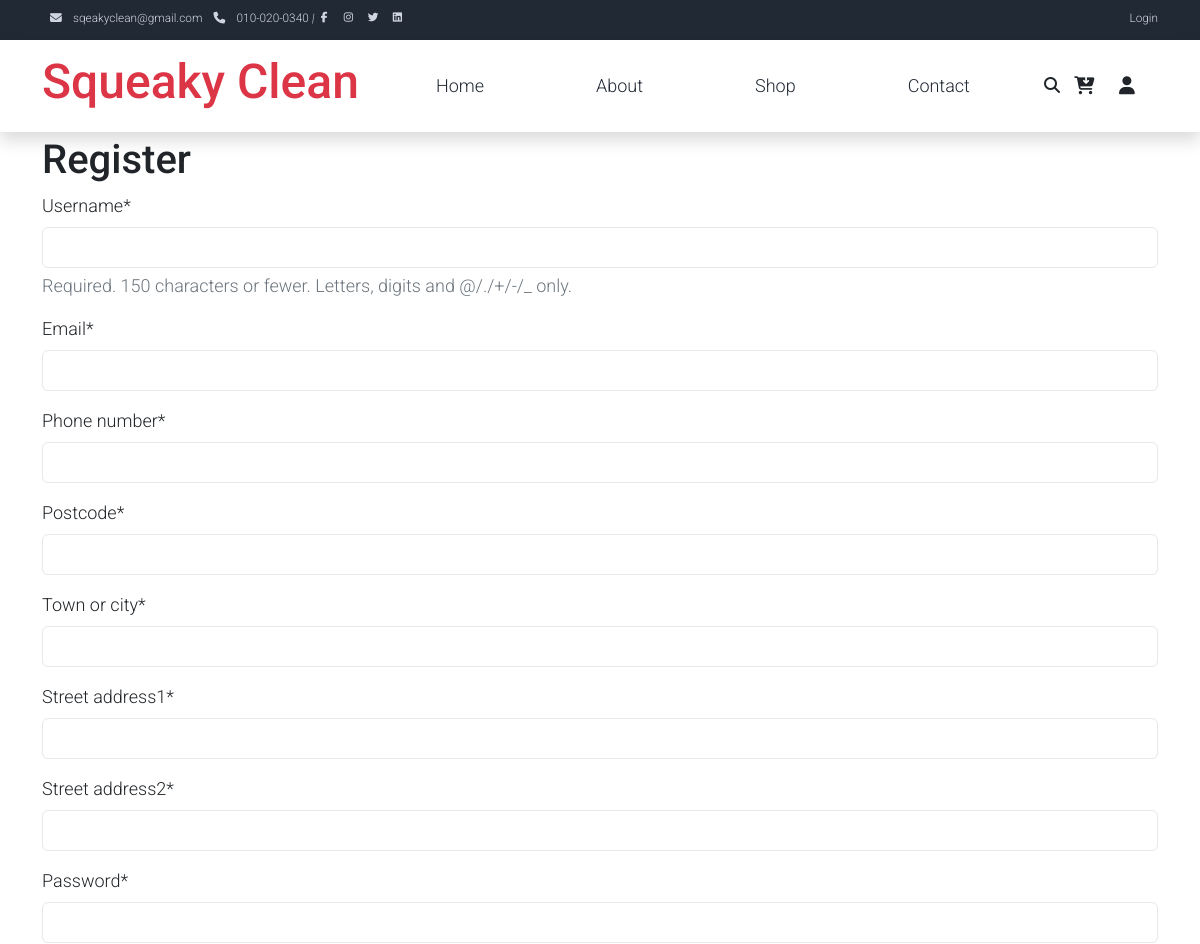
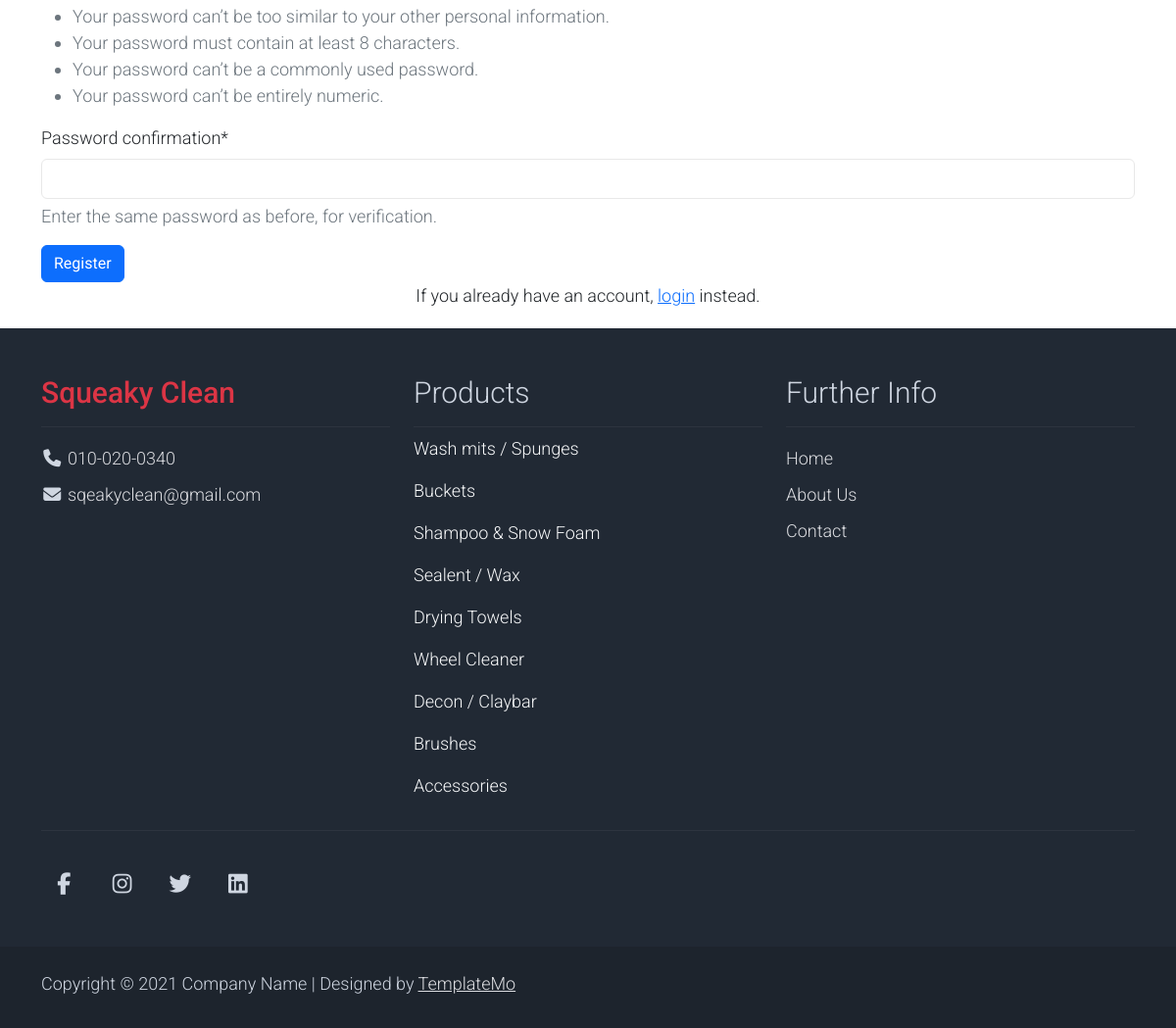
Screenshot of /register/ with the database file from the repository (2 pictures, top to bottom).
### products/models.py (models this page shows, shortened)
class Category(models.Model):
    class Meta:
        verbose_name_plural = 'Categories'
    name = models.CharField(max_length=254)
    friendly_name = models.CharField(max_length=254, null=True, blank=True)

### profile/views.py (the view)
# urls.py: path("register/", profile.views.register_request, name="register"),
def register_request(request):
    if request.method == "POST":
        form = SignUpForm(request.POST)
        if form.is_valid():
            user = form.save()
            login(request, user)
            messages.success(request, "Registration successful." )
            return redirect("register-success")
        else:
            messages.error(request, "Unsuccessful registration. Invalid information.")
            messages.error(request, form.errors)
    else:
        form = SignUpForm()
    categories = Category.objects.all
    return render (request=request, template_name="signup.html", context={"register_form":form,'categories':categories})

### profile/forms.py (shortened to what this page needs)
class SignUpForm(UserCreationForm):
    email = forms.EmailField(required=True)
    phone_number = forms.IntegerField(required=True)
    postcode = forms.CharField(required=True)
    town_or_city = forms.CharField(required=True)
    street_address1 = forms.CharField(required=True)
    street_address2 = forms.CharField()
    class Meta:
        model = User
        fields = (
            "username",
            "email",
            "phone_number",
            "postcode",
            "town_or_city",
            "street_address1",
            "street_address2",
            "password1",
            "password2",
        )

### bag/contexts.py (called while the page is built, shortened)
def bag_contents(request):
    bag_items = []
    total = 0
    product_count = 0
    bag = request.session.get('bag', {})
    if total < settings.FREE_DELIVERY_THRESHOLD:
        delivery = total * Decimal(settings.STANDARD_DELIVERY_PERCENTAGE / 100)
        free_delivery_delta = settings.FREE_DELIVERY_THRESHOLD - total
    else:
        delivery = 0
        free_delivery_delta = 0
    grand_total = delivery + total
    context = {
        'bag_items': bag_items,
        'total': total,
        'product_count': product_count,
        'delivery': delivery,
        'free_delivery_delta': free_delivery_delta,
        'free_delivery_threshold': settings.FREE_DELIVERY_THRESHOLD,
        'grand_total': grand_total,
    }
    return context

### templates/signup.html (shortened to what this page needs)
{% extends "base.html" %}
{% block content %}
{% load crispy_forms_tags %}
<div class="container py-1">
	<h1>Register</h1>
	<form method="POST">
		{{ register_form|crispy }}
		<button class="btn btn-primary" type="submit">Register</button>
	</form>
	<p class="text-center">If you already have an account, <a href="{% url 'login' %}">login</a> instead.</p>
</div>
{% endblock %}

### templates/base.html (shortened to what this page needs)
{% load static %}
<!DOCTYPE html>
<html lang="en">
<head>
{% block corecss %}
    <link href="https://cdn.jsdelivr.net/npm/bootstrap@5.2.0-beta1/dist/css/bootstrap.min.css" rel="stylesheet">
    <link rel="stylesheet" href="{% static '/css/templatemo.css' %}">
    <link rel="stylesheet" href="{% static '/css/custom.css' %}">
        <link rel="stylesheet" type="text/css" href="//cdn.jsdelivr.net/gh/kenwheeler/slick@1.8.1/slick/slick.css"/>
        <link rel="stylesheet" type="text/css" href="//cdn.jsdelivr.net/gh/kenwheeler/slick@1.8.1/slick/slick-theme.css"/>
{% endblock%}
</head>
<body>
    <nav class="navbar navbar-expand-lg bg-dark navbar-light d-none d-lg-block" id="templatemo_nav_top">
        <div class="container text-light">
            <div class="w-100 d-flex justify-content-between">
                <div>
                    <i class="fa fa-envelope mx-2"></i>
                    <a class="navbar-sm-brand text-light text-decoration-none" href="">sqeakyclean@gmail.com</a>
                    <i class="fa fa-phone mx-2"></i>
                    <a class="navbar-sm-brand text-light text-decoration-none" href="tel:010-020-0340">010-020-0340</a>
                    <i> | </i>
                    <a class="text-light" href="https://fb.com" target="_blank" rel="nofollow"></a>
                    <a class="text-light" href="https://www.instagram.com/" target="_blank" rel="nofollow"></a>
                    <a class="text-light" href="https://twitter.com/" target="_blank" rel="nofollow"></a>
                    <a class="text-light" href="https://www.linkedin.com/" target="_blank" rel="nofollow"></a>
                </div>
                <div>
                    {% if user.is_authenticated %}
                    <a class="text-light text-decoration-none" href="{% url 'logout' %}">Logout |</a>
                    <a class="text-light text-decoration-none" href="">Welcome, {{user.username}}</a>
                    {% else %}
                    <a class="text-light text-decoration-none" href="{% url 'login' %}">Login</a>
                    {%endif%}
                </div>
            </div>
        </div>
    </nav>
    <nav class="navbar navbar-expand-lg navbar-light shadow">
        <div class="container d-flex justify-content-between align-items-center">
            <a class="navbar-brand logo text-danger h1 align-self-center" href="{% url 'index'%}">
                Squeaky Clean
            </a>
            <div class="align-self-center collapse navbar-collapse flex-fill  d-lg-flex justify-content-lg-between" id="templatemo_main_nav">
                <div class="flex-fill">
                    <ul class="nav navbar-nav d-flex justify-content-between mx-lg-auto">
                        <li class="nav-item">
                            <a class="nav-link" href="{% url 'index'%}">Home</a>
                        </li>
                        <li class="nav-item">
                            <a class="nav-link" href="{% url 'about'%}">About</a>
                        </li>
                        <li class="nav-item">
                            <a class="nav-link" href="{% url 'products'%}">Shop</a>
                        </li>
                        <li class="nav-item">
                            <a class="nav-link" href="{% url 'contact'%}">Contact</a>
                        </li>
                    </ul>
                </div>
                <div class="navbar align-self-center d-flex">
                    <button type="button" class="btn" data-bs-toggle="modal" data-bs-target=".search-modal">
                        <i class="fas fa-search"></i>
                    </button>
                    <a class="nav-icon position-relative text-decoration-none" href="{% url 'view_bag' %}">
                        <i class="fa fa-fw fa-cart-arrow-down text-dark mr-1"></i>
                    </a>
                    <a class="nav-icon position-relative text-decoration-none" href="{% url 'login' %}">
                        <i class="fa fa-fw fa-user text-dark mr-3"></i>
                    </a>
                </div>
            </div>
        </div>
    </nav>
    {% block content %}
    {% endblock %}
    <footer class="bg-dark" id="tempaltemo_footer">
        <div class="container">
            <div class="row">
                <div class="col-md-4 pt-5">
                    <h2 class="h2 text-danger border-bottom pb-3 border-light logo">Squeaky Clean</h2>
                    <ul class="list-unstyled text-light footer-link-list">
                        <li>
                            <i class="fa fa-phone fa-fw"></i>
                            <a class="text-decoration-none" href="tel:010-020-0340">010-020-0340</a>
                        </li>
                        <li>
                            <i class="fa fa-envelope fa-fw"></i>
                            <a class="text-decoration-none" href="{% url 'contact'%}">sqeakyclean@gmail.com</a>
                        </li>
                    </ul>
                </div>
                <div class="col-md-4 pt-5">
                    <h2 class="h2 text-light border-bottom pb-3 border-light">Products</h2>
                    {% for category in categories %}
                    <ul class="list-unstyled text-light footer-link-list">
                        <a href="{% url 'products' %}?category={{category.name}}" class="link-light text-decoration-none">{{ category.friendly_name }}</a>
                    </ul>
                    {% endfor %}
                </div>
                <div class="col-md-4 pt-5">
                    <h2 class="h2 text-light border-bottom pb-3 border-light">Further Info</h2>
                    <ul class="list-unstyled text-light footer-link-list">
                        <li><a class="text-decoration-none" href="{% url 'index'%}">Home</a></li>
                        <li><a class="text-decoration-none" href="{% url 'about'%}">About Us</a></li>
                        <li><a class="text-decoration-none" href="{% url 'contact'%}">Contact</a></li>
                    </ul>
                </div>
            </div>
            <div class="row text-light mb-4">
                <div class="col-12 mb-3">
                    <div class="w-100 my-3 border-top border-light"></div>
                </div>
                <div class="col-auto me-auto">
                    <ul class="list-inline text-left footer-icons">
                        <li class="list-inline-item text-center">
                            <a class="text-light text-decoration-none" rel="nofollow" target="_blank" href="http://facebook.com/"><i class="fab fa-facebook-f fa-lg fa-fw"></i></a>
                        </li>
                        <li class="list-inline-item text-center">
                            <a class="text-light text-decoration-none" rel="nofollow" target="_blank" href="https://www.instagram.com/"><i class="fab fa-instagram fa-lg fa-fw"></i></a>
                        </li>
                        <li class="list-inline-item  text-center">
                            <a class="text-light text-decoration-none" rel="nofollow" target="_blank" href="https://twitter.com/"><i class="fab fa-twitter fa-lg fa-fw"></i></a>
                        </li>
                        <li class="list-inline-item text-center">
                            <a class="text-light text-decoration-none" rel="nofollow" target="_blank" href="https://www.linkedin.com/"><i class="fab fa-linkedin fa-lg fa-fw"></i></a>
                        </li>
                    </ul>
                </div>
            </div>
        </div>
        <div class="w-100 bg-black py-3">
            <div class="container">
                <div class="row pt-2">
                    <div class="col-12">
                        <p class="text-left text-light">
                            Copyright &copy; 2021 Company Name
                            | Designed by <a rel="sponsored" href="https://templatemo.com" target="_blank">TemplateMo</a>
                        </p>
                    </div>
                </div>
            </div>
        </div>
    </footer>
</body>
</html>

### store/static/store/css/templatemo.css (style rules this page uses)
body, ul, li, p, a, label, input, div { font-family: 'Roboto', sans-serif; font-size: 18px !important; font-weight: 300 !important; }
.h1 { font-family: 'Roboto', sans-serif; font-size: 48px !important; font-weight: 200 !important; }
.h2 { font-family: 'Roboto', sans-serif; font-size: 30px !important; font-weight: 300; }
.logo { font-weight: 500 !important; }
.text-light { color: #cfd6e1 !important; }
.bg-dark { background-color: #212934 !important; }
.bg-black { background-color: #1d242d !important; }
#templatemo_nav_top { min-height: 40px; }
#templatemo_nav_top * { font-size: .9em !important; }
#templatemo_main_nav a { color: #212934; }
#templatemo_main_nav .navbar .nav-icon { margin-right: 20px; }
.form-control { border: 1px solid #e8e8e8; }
#tempaltemo_footer a { color: #dcdde1; }
#tempaltemo_footer ul.footer-link-list li { padding-top: 10px; }
#tempaltemo_footer ul.footer-icons li { width: 2.6em; height: 2.6em; line-height: 2.6em; }
#tempaltemo_footer .border-light { border-color: #2d343f !important; }
@media (min-width: 768px) { #templatemo_main_nav .navbar-nav { max-width: 450px; } }
@media (min-width: 992px) { #templatemo_main_nav .navbar-nav { max-width: 550px; } }

### rows the page displays
Category: friendly_name "Wash mits / Spunges"
Category: friendly_name "Buckets"
Category: friendly_name "Shampoo & Snow Foam"
Category: friendly_name "Sealent / Wax"
Category: friendly_name "Drying Towels"
Category: friendly_name "Wheel Cleaner"
Category: friendly_name "Decon / Claybar"
Category: friendly_name "Brushes"
Category: friendly_name "Accessories"
